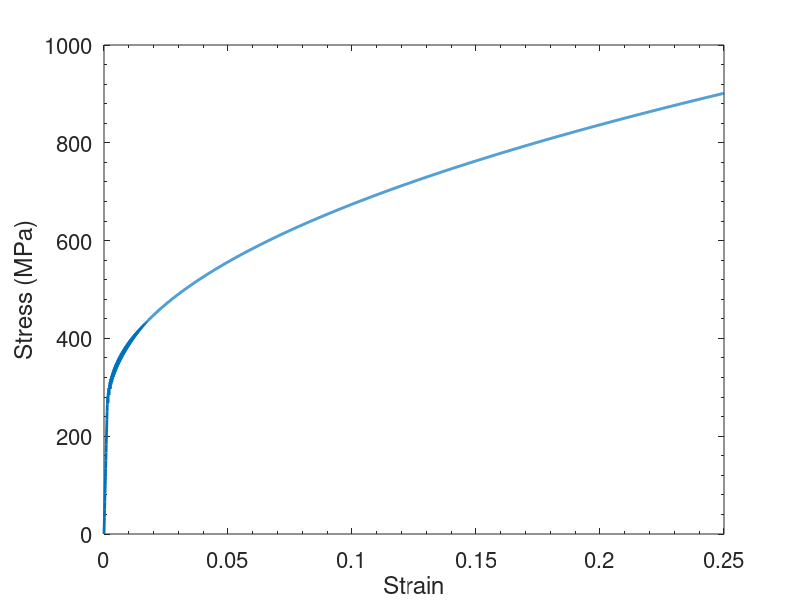

Here is the MATLAB script that generated this plot:
% Problem 9.3

clear all; clc;

% Simulation parameters
edot = 1e-2; %strain rate
ef   = 0.25; %final strain
e0   = 0.00; %initial strain

% Material parameters for 316SS
Eyoung    = 200e9;  % Pa
Sy        = 250e6;  % Pa
K         = 1182e6; % Pa
eps_dot_0 = 1e-3;   % 1/seconds
n         = .47;    % strain hardening exponent
m         = 0.02;   % strain rate sensitivity parameter

% Al properties
% Eyoung    = 10e9; % Pa
% Sy        = 12e6; % Pa
% K         = 5e6;  % Pa
% eps_dot_0 = 1e-3; % 1/seconds
% n         = .8;   % strain hardening exponent
% m         = 0.2;  % strain rate sensitivity parameter


% Generate a strain profile
% Compute a time increment
dt = (Sy)/(Eyoung*edot*15);

% Create strain profile
e = linspace(e0,ef,ef/(edot*dt));

% Add an unloading cycle
% e = [e linspace(ef,e0,ef/(edot*dt))];

% Time Profile (for plotting)
time = linspace(0,ef/edot,length(e));


% To plot the strain time profile
% figure(1)
% plot(time,e,'o');
% xlabel('Time (s)')
% ylabel('Strain')
% fignum = fignum + 1;

% Initialize
stress(1)    = 0;  % set initial stress to zero
Y0           = Sy; % set the value of Y0
Y(1)         = Y0; % set the initial value of Y
e_p(1)       = 0;
eps_bar_p(1) = 0;  % set plastic strain to zero

np_vec = [];


% Begin computation
% Loop over the strain profile
for i = 1:length(e)-1
    
    % Compute the stress
    stress(i) = Eyoung*(e(i) - e_p(i)); 
    
    % Compute the direction of plastic flow
    np(i) = sign(stress(i));

    % Compute the hardening function
    Y(i) = Y0 + K*(eps_bar_p(i))^n;

    % Compute the magnitude of the 
    % equiv. tensile plastic strain rate
    eps_bar_dot(i) = eps_dot_0*( abs(stress(i))/Y(i))^(1/m);
    
    % Update the equiv. tensile plastic strain
    eps_bar_p(i+1) = eps_bar_p(i) + eps_bar_dot(i)*dt;
        
    % Update the plastic strain
    e_p(i+1) = e_p(i) + eps_bar_dot(i)*np(i)*dt;
    
    % Update the stress
    stress(i+1) = Eyoung*(e(i+1) - e_p(i+1));
    
    % Update the hardening function
    Y(i+1) = Y0 + K*(eps_bar_p(i+1))^n;

end

% Plot results
figure(2) % stress - strain
plot(e,stress/1E6,'LineWidth',2'); set(gca,'XMinorTick','On');
set(gca,'YMinorTick','On'); set(gca,'FontSize',16);
xlabel('Strain'); ylabel('Stress (MPa)'); xlim([e0 ef]);

% figure(3) % plastic strain - time
% plot(time,eps_bar_p,'LineWidth',2'); 
% set(gca,'XMinorTick','On');
% set(gca,'YMinorTick','On'); set(gca,'FontSize',16); 
% xlabel('Time');
% ylabel('$\bar{\epsilon}^p$','Interpreter','latex'); 
% xlim([0 max(time)]);

% figure(4) % resistance - time
% plot(time,Y/1e6,'LineWidth',2); set(gca,'XMinorTick','On');
% set(gca,'YMinorTick','On'); set(gca,'FontSize',16); 
% xlabel('Time');
% ylabel('Y (MPa)'); xlim([0 max(time)]);
